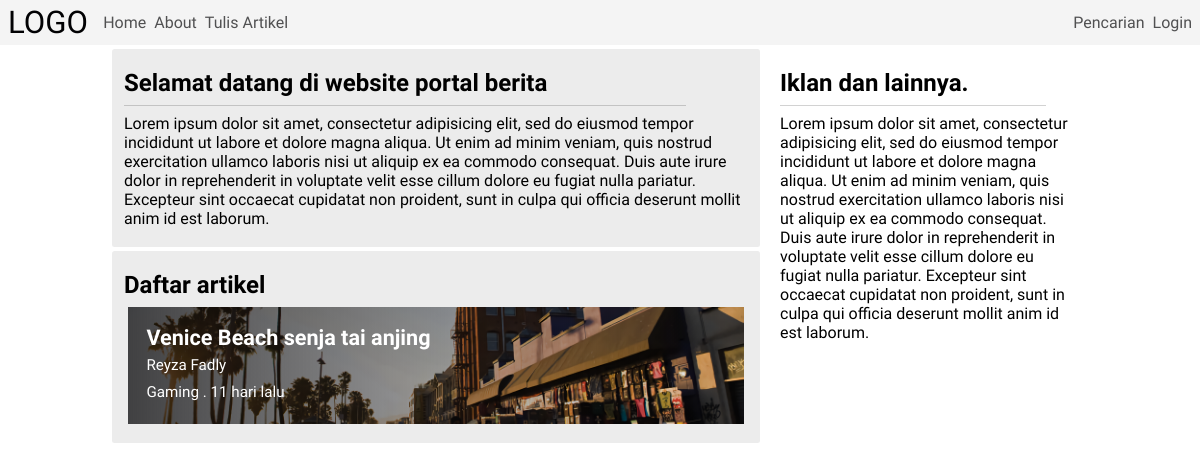
/newsportal/index.php, run on an earlier commit of the app's database.
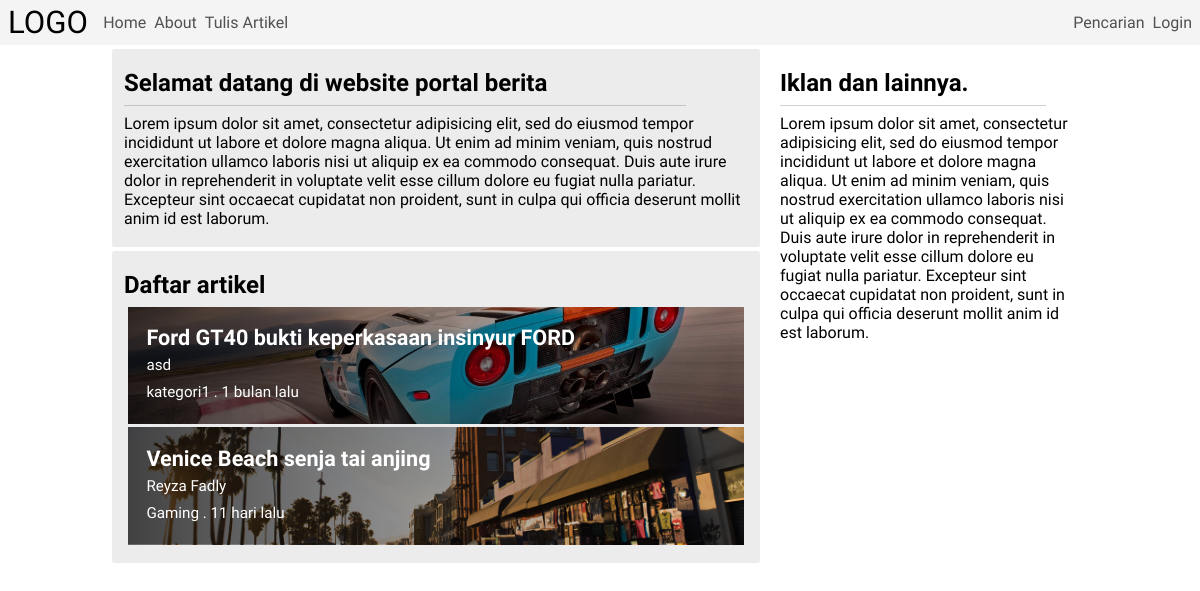
And on a later commit of the database.
### tables this page shows
CREATE TABLE IF NOT EXISTS `artikel` (
  `artikelId` int NOT NULL AUTO_INCREMENT,
  `judulArtikel` varchar(255) NOT NULL,
  `penulis` varchar(255) DEFAULT NULL,
  `isiArtikel` longtext,
  `statusArtikel` varchar(255) DEFAULT NULL,
  `bannerArtikel` varchar(255) DEFAULT NULL,
  `dateArtikel` varchar(255) DEFAULT NULL,
  `kategoriArtikel` varchar(255) DEFAULT NULL,
  `tagsArtikel` varchar(255) DEFAULT NULL,
  `kontakPenulis` varchar(255) DEFAULT NULL,
  `dateTerbitArtikel` varchar(255) DEFAULT NULL,
  `featured` varchar(255) DEFAULT NULL,
  PRIMARY KEY (`artikelId`)
);

### newsportal/app/core/Controller.php (called while the page is built, shortened)
<?php
class Controller{
  public function view($view, $data= []) {
    require_once 'app/views/'. $view. '.php';
  }
  public function model($model) {
    return new $model;
  }
}

### newsportal/app/controllers/Home.php (called while the page is built, shortened)
<?php
class Home extends Controller{
  public function index($id= []) {
    $data['judul']= 'Home - '. TITLE;
    $data['artikel']= $this->model('Artikel_model')->getAllArtikel();
    $this->view('templates/header', $data['judul']);
    $this->view('templates/navbar');
    $this->view('home/index', $data['artikel']);
    $this->view('templates/footer');
  }
}

### newsportal/app/core/App.php (called while the page is built, shortened)
<?php
class App {
  protected $method= 'index';
  protected $params= [];
  public function __construct() {
    $this->controller= new $this->controller;
    call_user_func( [$this->controller, $this->method], $this->params);
  }
}

### newsportal/app/init.php (called while the page is built, shortened)
<?php
require_once 'core/App.php';
require_once 'core/Controller.php';
require_once 'core/Database.php';
new App;

### newsportal/index.php (called while the page is built)
<?php
require_once 'app/init.php';

### newsportal/app/core/Database.php (called while the page is built, shortened)
<?php
class Database {
  private $host= DB_HOST;
  private $user= DB_USER;
  private $pass= DB_PASS;
  private $db_name= DB_NAME;
  private $dbh;
  private $stmt;
  public function __construct() {
    $dsn= 'mysql:host='. $this->host. ';dbname='. $this->db_name;
    $option= [
      PDO::ATTR_PERSISTENT=> true,
      PDO::ATTR_ERRMODE=> PDO::ERRMODE_EXCEPTION
    ];
    try {
      $this->dbh=  new PDO($dsn, $this->user, $this->pass, $option);
    } catch(PDOEXCEPTION $e) {
      die($e->getMessage());
    }
  }
  public function query( $query ) {
    $this->stmt= $this->dbh->prepare($query);
  }
  public function execute() {
    $this->stmt->execute();
  }
  public function resultSet() {
    $this->execute();
    return $this->stmt->fetchAll(PDO::FETCH_ASSOC);
  }
}

### newsportal/app/models/Artikel_model.php (called while the page is built, shortened)
<?php
class Artikel_model {
  private $table= 'artikel';
  private $db;
  public function __construct() {
    $this->db= new Database;
  }
  public function getAllArtikel() {
    $this->db->query('SELECT * FROM '. $this->table);
    return $this->db->resultSet();
  }
}

### newsportal/app/views/home/index.php (the view, shortened to what this page needs)
<main>
  <section>
    <div style="display: flex; flex-direction: column; gap: .25em;">
      <div class="jumbotron">
        <h2>Selamat datang di website portal berita</h2>
        <hr>
        <p>Lorem ipsum dolor sit amet, consectetur adipisicing elit, sed do eiusmod tempor incididunt ut labore et dolore magna aliqua. Ut enim ad minim veniam, quis nostrud exercitation ullamco laboris nisi ut aliquip ex ea commodo consequat. Duis aute irure dolor in reprehenderit in voluptate velit esse cillum dolore eu fugiat nulla pariatur. Excepteur sint occaecat cupidatat non proident, sunt in culpa qui officia deserunt mollit anim id est laborum.</p>
      </div>
      <div class="jumbotron">
        <h2>Daftar artikel</h2>
        <div class="wrapper">
          <?php
          foreach ($data as $key => $value) {
            if(empty($value['dateTerbitArtikel'])) continue;
            $date= date_diff(date_create($value['dateArtikel']), date_create(date('Y-m-d H:i:s')));
            if($date->y> 0) {
              $date= $date->y. ' tahun lalu';
            } elseif($date->m> 0) {
              $date= $date->m. ' bulan lalu';
            } elseif($date->days> 0) {
              $date= $date->days. ' hari lalu';
            } elseif($date->h> 0) {
              $date= $date->h. ' jam lalu';
            } elseif($date->i> 0) {
              $date= $date->i. ' menit lalu';
            } else {
              $date= 'baru saja';
            }
          ?>
            <a href="<?= BASEURL. '/artikel/'. $value['artikelId']; ?>" class="thumbnail"
              style="
              background: linear-gradient(90deg, rgba(1, 1, 3, .75), rgba(1, 1, 3, .05)),
              url('<?= BASEURL; ?>/public/uploads/<?= $data[$key]['bannerArtikel']; ?>');
              background-size: cover;
              background-position: center;"
              >
              <span><?= $value['judulArtikel']; ?></span>
              <span><?= $value['penulis']; ?></span>
              <span><?= $value['kategoriArtikel']. ' . '. $date; ?></span>
            </a>
          <?php } ?>
        </div>
      </div>
    </div>
    <div class="ads">
      <div class="jumbotron">
        <h2>Iklan dan lainnya.</h2>
        <hr>
        <p>Lorem ipsum dolor sit amet, consectetur adipisicing elit, sed do eiusmod tempor incididunt ut labore et dolore magna aliqua. Ut enim ad minim veniam, quis nostrud exercitation ullamco laboris nisi ut aliquip ex ea commodo consequat. Duis aute irure dolor in reprehenderit in voluptate velit esse cillum dolore eu fugiat nulla pariatur. Excepteur sint occaecat cupidatat non proident, sunt in culpa qui officia deserunt mollit anim id est laborum.</p>
      </div>
    </div>
  </section>
</main>

### newsportal/app/views/templates/header.php (shortened to what this page needs)
<!DOCTYPE html>
<html lang="en">
<head>
  <link rel="stylesheet" href="<?= BASEURL; ?>/public/css/master.css">
</head>
<body>

### newsportal/app/views/templates/navbar.php (shortened to what this page needs)
<link rel="stylesheet" href="<?= BASEURL; ?>/public/css/navbar.css">
<nav>
  <div>
    <div style="display: flex; gap: .95em;">
      <a href="<?= BASEURL; ?>" class="logo">LOGO</a>
      <section class="nav-menu">
        <a href="<?= BASEURL; ?>">Home</a>
        <a href="<?= BASEURL; ?>/about">About</a>
        <a href="<?= BASEURL; ?>/tulis">Tulis Artikel</a>
      </section>
    </div>
    <section style="align-items: baseline;">
      <a href="<?= BASEURL; ?>/pencarian">Pencarian</a>
      <?php if(isset($_SESSION['pengguna'])) { ?>
        <a href="<?= BASEURL; ?>/login/auth/logout"><span><?= $_SESSION['pengguna']['nama_pengguna']; ?></span></a>
      <?php } else{ ?>
        <a href="<?= BASEURL; ?>/login">Login</a>
      <?php } ?>
    </section>
  </div>
</nav>

### newsportal/app/views/templates/footer.php (shortened to what this page needs)
</body>
</html>

### newsportal/public/css/master.css (style rules this page uses)
* { padding: 0; margin: 0; box-sizing: border-box; text-decoration: none; outline: none; border: none; }
body { display: flex; flex-direction: column; align-items: center; font-family: 'Sen', sans-serif; gap: .25em; }
header, main, footer { width: 100%; max-width: 992px; padding: 0 .5em; }
.jumbotron { width: 100%; background: rgba(1, 1, 3, .075); display: flex; flex-direction: column; gap: .5em; padding: 1.25em .75em 1.15em; border-radius: 2.5px; }
.thumbnail { display: flex; flex-direction: column; padding: 1.15em; gap: .05em; color: #fff; line-height: 1.65em; }
.thumbnail > span:nth-child(1) { font-size: 1.35em; font-weight: 600; }
.thumbnail > span:not(:nth-child(1)) { font-size: .95em; font-weight: 300; }
.wrapper { display: flex; flex-direction: column; gap: .2em; padding: 0 .25em; }
section { display: flex; flex-direction: column; align-items: center; gap: .5em; }
hr { background: rgba(1, 1, 3, .175); height: 1.25px; width: 90%; }
main section { flex-direction: row; align-items: flex-start; }
.ads { position: sticky; top: .25em; max-width: 320px; }
.ads .jumbotron { background: transparent; }

### newsportal/public/css/navbar.css (style rules this page uses)
nav * { color: rgba(1, 1, 3, .675); transition: all .15s; }
nav .logo { color: rgba(1, 1, 3, 1); font-size: 1.95em; font-weight: 500; }
nav { background: rgba(1, 1, 3, .045); width: 100%; display: flex; justify-content: center; align-items: center; }
nav > div { padding: .25em .5em; display: flex; justify-content: space-between; align-items: center; width: 100%; max-width: 1200px; }
nav section { flex-direction: row; }

What changed in the data, as far as the page shows it:
now on this page (row edited): artikel: bannerArtikel (picture), judulArtikel "Ford GT40 bukti keperkasaan insinyur FORD", penulis "asd", kategoriArtikel "kategori1", dateArtikel "1 bulan lalu"
